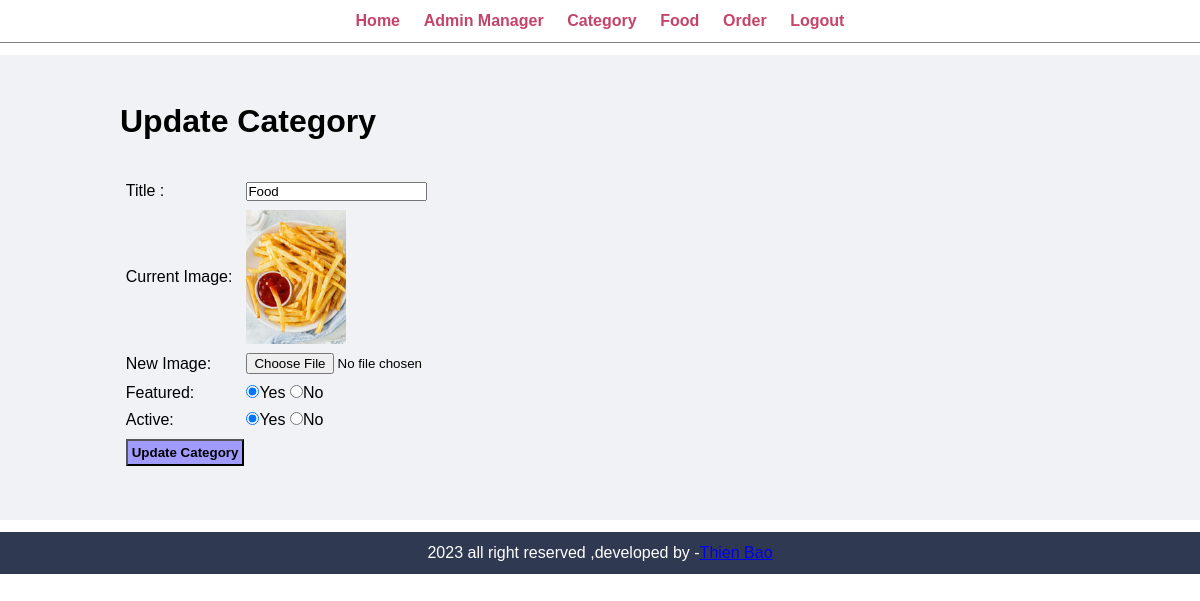
The app's page /admin/update-category.php?id=10&image_name=Food_Category_9.jpg (signed in) with its own data.
### tables this page shows
CREATE TABLE `tbl_category` (
  `id` int(10) UNSIGNED NOT NULL,
  `title` varchar(100) NOT NULL,
  `image_name` varchar(255) NOT NULL,
  `featured` varchar(10) NOT NULL,
  `active` varchar(10) NOT NULL
);

### admin/update-category.php (the view, shortened to what this page needs)
<?php include('partials/menu.php'); ?>
    <div class="main-content">
        <div class="wrapper">
            <h1>Update Category</h1>
            <br/><br/>
            <?php
            if(isset($_GET['id']))
            {
               $id =$_GET['id'];
               $sql=" SELECT * FROM tbl_category WHERE id =$id";
               $res = mysqli_query($conn,$sql);
                $count=mysqli_num_rows($res);
                if($count==1)
                {
                        $row = mysqli_fetch_assoc($res);
                        $title=$row['title'];
                        $current_image=$row['image_name'];
                        $featured=$row['featured'];
                        $active=$row['active'];
                }else{
                        $_SESSION['no-category-found']="<div class ='error'>Category not fFound</div>";
                        header('location:'.SITEURL.'admin/manager-category.php');
                }
            }else
            {
                header('location:'.SITEURL.'admin/manager-category');
            }
            ?>
            <form action="" method="POST" enctype="multipart/form-data">
            <table class="tbl-30">
                <tr>
                <td>Title :</td>
                    <td>
                        <input type="text" name="title" value="<?php echo $title; ?>">
                    </td>
                </tr>
                <tr>
                    <td>Current Image:</td>
                    <td>
                        <?php
                            if($current_image !="")
                            {
                                ?>
                                    <img src="<?php echo SITEURL; ?>images/category/<?php echo $current_image; ?> " width="100px" >
                                <?php
                            }else{
                                echo "<div class ='error'>Image not Added.</div>";
                            }
                        ?>
                    </td>
                </tr>
                <tr>
                    <td>New Image:</td>
                    <td>
                        <input type="file" name="image">
                    </td>
                </tr>
                <tr>
                    <td>Featured:</td>
                    <td>
                        <input <?php if($featured== "Yes"){ echo "checked"; } ?> type="radio" name="featured" value="Yes">Yes
                        <input <?php if($featured== "No"){ echo "checked"; } ?> type="radio" name="featured" value="No">No
                    </td>
                </tr>
                <tr>
                    <td>Active:</td>
                    <td>
                    <input <?php if($active== "Yes"){ echo "checked"; } ?> type="radio" name="active" value="Yes">Yes
                    <input <?php if($active== "No"){ echo "checked"; } ?> type="radio" name="active" value="No">No
                    </td>
                </tr>
                <tr>
                    <td>
                        <input type="submit" name="submit" value="Update Category" class="btn-secondary">
                    </td>
                </tr>
            </table>
            </form>
        </div>
    </div>
<?php include('partials/footer.php'); ?>

### css/admin.css (style rules this page uses)
* { margin: 0; padding: 0; font-family: Arial, Helvetica, sans-serif; }
.wrapper { padding: 1%; margin: 0 auto; width: 80%; }
.tbl-30 { width: 30%; }
table tr td { padding: 1%; }
.btn-secondary { background-color: #a29bfe; padding: 1%; color: white; text-decoration: none; font-weight: bold; color: black; padding: 4px; }
.main-content { margin: 1% 0; background-color: #f1f2f6; padding: 3% 0; }

### records on screen
tbl_category: title "Food", image_name (picture), featured "☑", active "☑"
